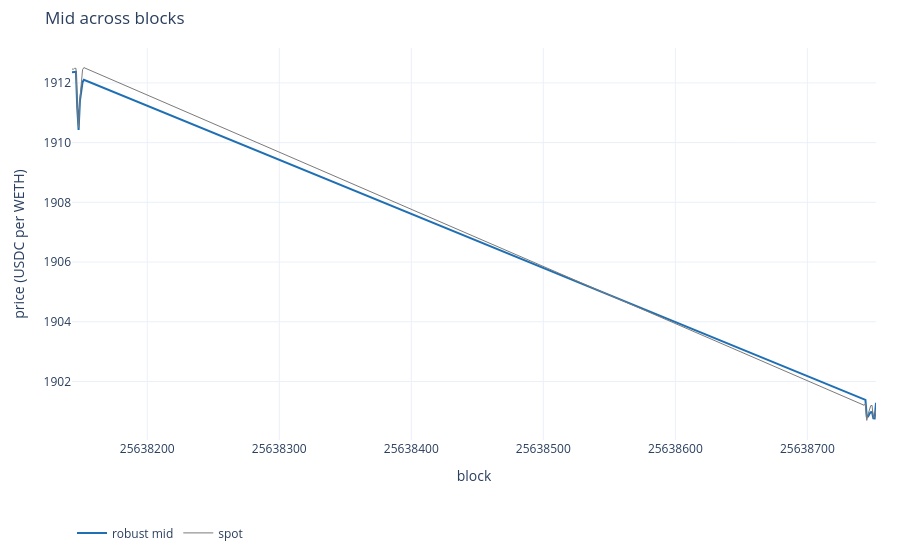
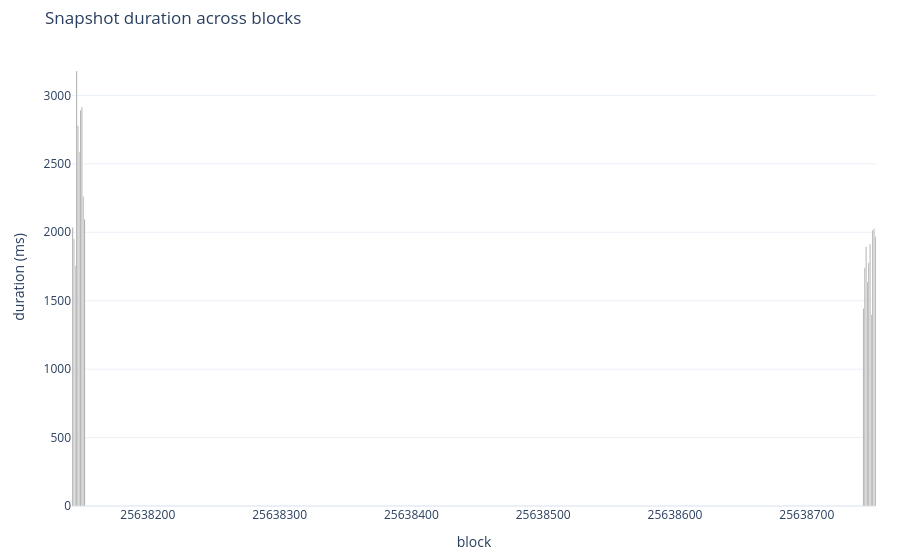

The notebook cell these images were saved under, in order:
### Code cell
history_mid_figure(recorded, token_symbol=TOKEN_SYMBOL, numeraire_symbol=NUMERAIRE_SYMBOL).show()
history_health_figure(recorded).show()  # bars colored where mixed_block fired

### Figure 1 — Plotly figure (JSON) as saved in the notebook; plotly's stock layout.template omitted (floating-point values rounded to 4 significant figures)
{"data": [{"line": {"color": "#1f6fb4", "width": 2}, "mode": "lines", "name": "robust mid", "x": [25638143, 25638144, 25638145, 25638146, 25638147, 25638148, 25638149, 25638150, 25638151, 25638152, 25638743, 25638744, 25638745, 25638746, 25638747, 25638748, 25638749, 25638750, 25638751, 25638752], "y": [1912.0, 1912.0, 1912.0, 1912.0, 1911.0, 1910.0, 1911.0, 1912.0, 1912.0, 1912.0, 1901.0, 1901.0, 1901.0, 1901.0, 1901.0, 1901.0, 1901.0, 1901.0, 1901.0, 1901.0], "type": "scatter"}, {"line": {"color": "#7a7a7a", "width": 1}, "mode": "lines", "name": "spot", "x": [25638143, 25638144, 25638145, 25638146, 25638147, 25638148, 25638149, 25638150, 25638151, 25638152, 25638743, 25638744, 25638745, 25638746, 25638747, 25638748, 25638749, 25638750, 25638751, 25638752], "y": [1912.0, 1912.0, 1912.0, 1912.0, 1911.0, 1911.0, 1911.0, 1912.0, 1912.0, 1913.0, 1901.0, 1901.0, 1901.0, 1901.0, 1901.0, 1901.0, 1901.0, 1901.0, 1901.0, 1901.0], "type": "scatter"}], "layout": {"hovermode": "x unified", "legend": {"orientation": "h", "y": -0.2}, "margin": {"b": 48, "l": 72, "r": 24, "t": 48}, "title": {"text": "Mid across blocks"}, "xaxis": {"exponentformat": "none", "tickformat": "d", "title": {"text": "block"}, "type": "linear"}, "yaxis": {"title": {"text": "price (USDC per WETH)"}}}}

### Figure 2 — Plotly figure (JSON) as saved in the notebook; plotly's stock layout.template omitted (floating-point values rounded to 4 significant figures)
{"data": [{"customdata": [false, false, false, false, false, false, false, false, false, false, false, false, false, false, false, false, false, false, false, false], "hovertemplate": "block %{x}<br>%{y} ms<br>mixed_block %{customdata}", "marker": {"color": ["#7a7a7a", "#7a7a7a", "#7a7a7a", "#7a7a7a", "#7a7a7a", "#7a7a7a", "#7a7a7a", "#7a7a7a", "#7a7a7a", "#7a7a7a", "#7a7a7a", "#7a7a7a", "#7a7a7a", "#7a7a7a", "#7a7a7a", "#7a7a7a", "#7a7a7a", "#7a7a7a", "#7a7a7a", "#7a7a7a"]}, "name": "snapshot duration", "x": [25638143, 25638144, 25638145, 25638146, 25638147, 25638148, 25638149, 25638150, 25638151, 25638152, 25638743, 25638744, 25638745, 25638746, 25638747, 25638748, 25638749, 25638750, 25638751, 25638752], "y": [2035, 1950, 1757, 3179, 2779, 2586, 2891, 2915, 2264, 2095, 1444, 1741, 1895, 1636, 1777, 1915, 1398, 2014, 2025, 1969], "type": "bar"}], "layout": {"hovermode": "x unified", "legend": {"orientation": "h", "y": -0.2}, "margin": {"b": 48, "l": 72, "r": 24, "t": 48}, "title": {"text": "Snapshot duration across blocks"}, "xaxis": {"exponentformat": "none", "tickformat": "d", "title": {"text": "block"}, "type": "linear"}, "yaxis": {"title": {"text": "duration (ms)"}}}}
